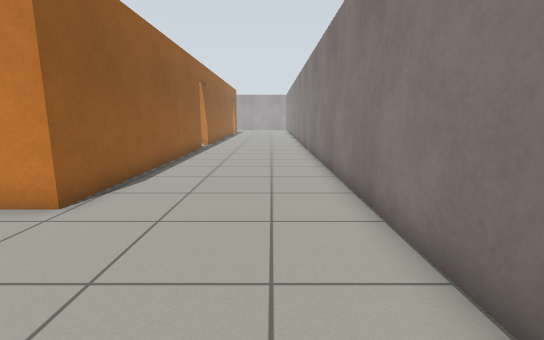
[1] (above)

20 first-person views from a walk through a Gazebo world. The camera is 0.9 m above the floor, tilts 10° down and sees 85° across. The floor is counted in squares, 0.5 m on a side. Each view is taken from the middle of a square. On the plan, view 1 faces up. The plan holds only what a view shows up to about 16 squares ahead; the rest is blank. The place goes on beyond the plan. Simple patterns stand in for the simulator's built-in surfaces.

[2]
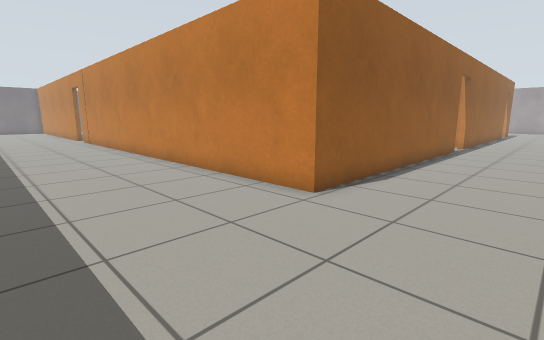

[3]
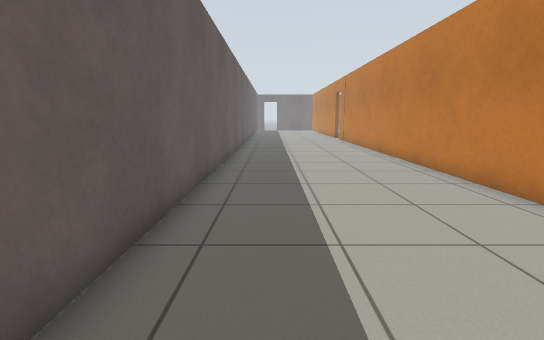

[4]
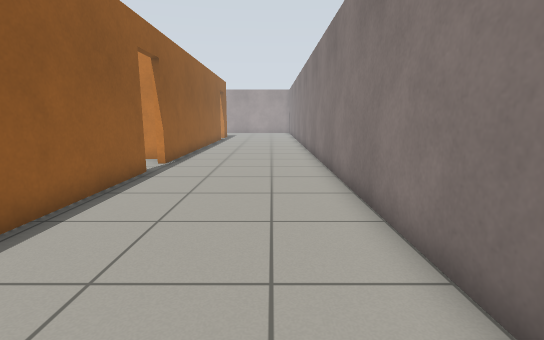

[5]
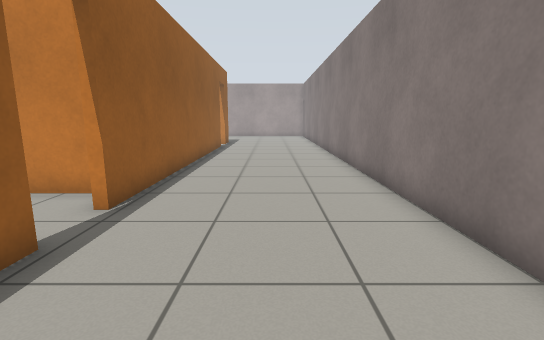

[6]
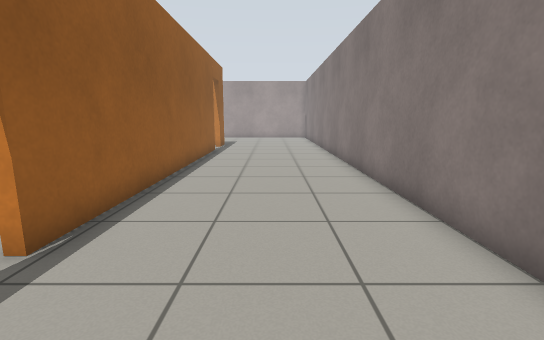

[7]
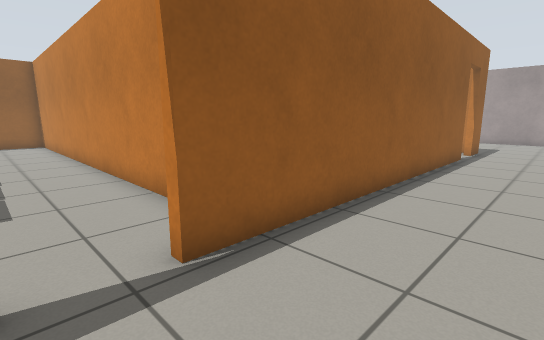

[8]
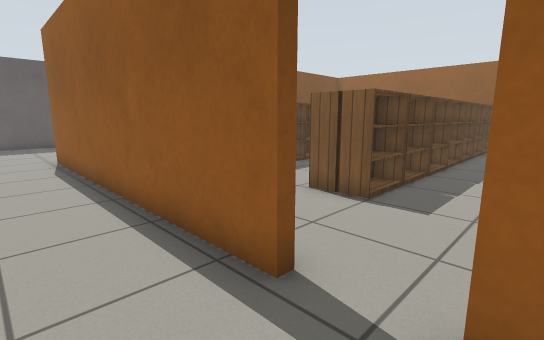

[9]
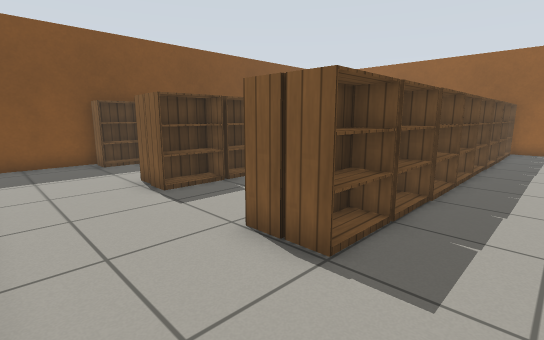

[10]
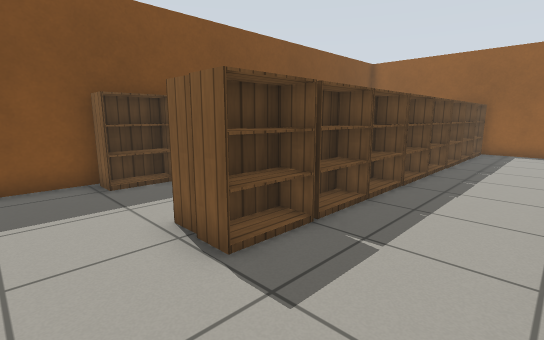

[11]
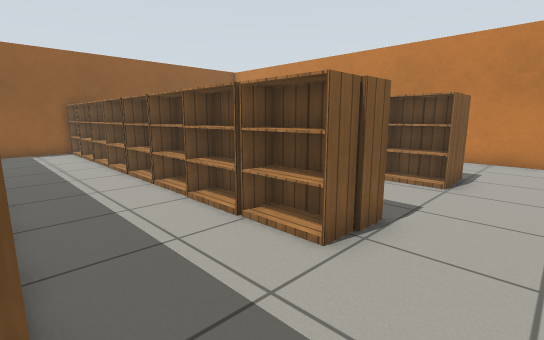

[12]
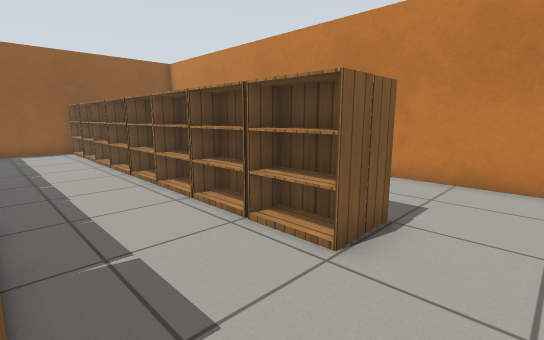

[13]
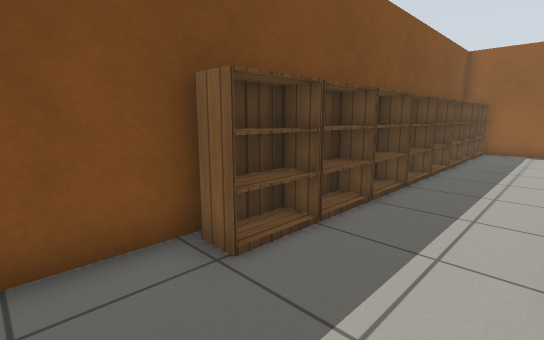

[14]
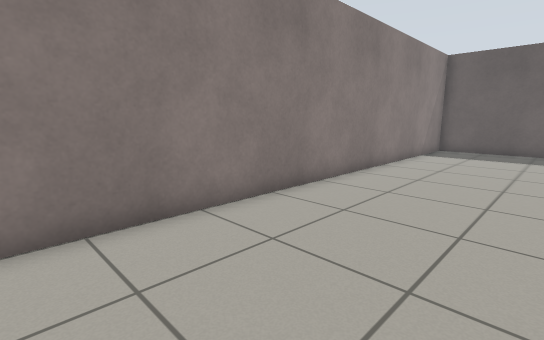

[15]
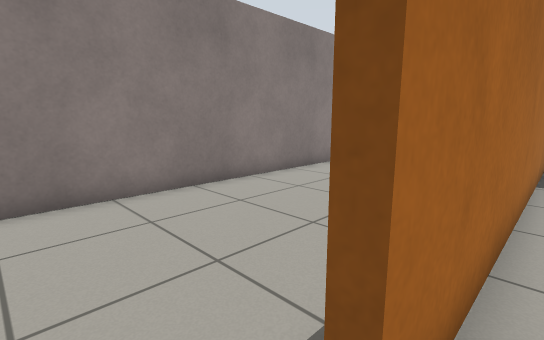

[16]
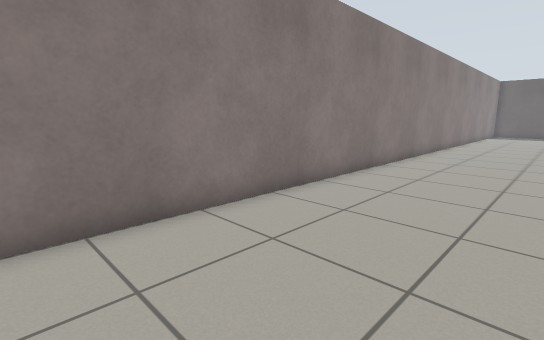

[17]
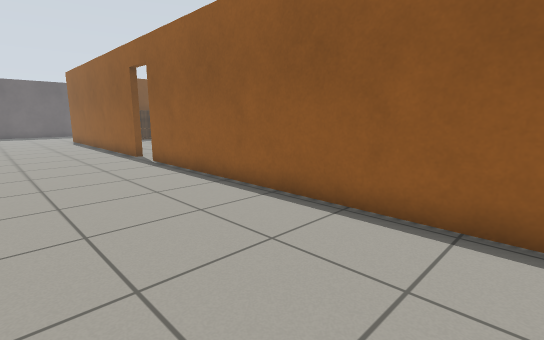

[18]
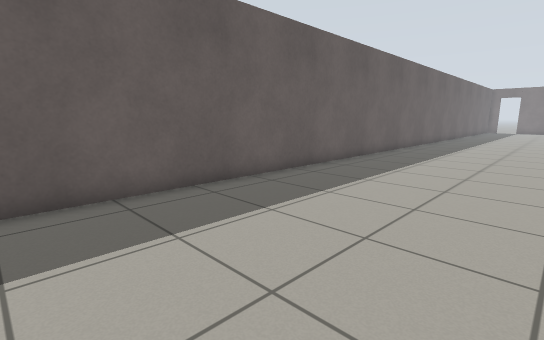

[19]
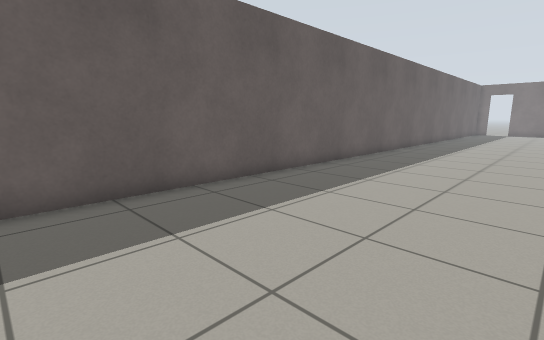

[20]
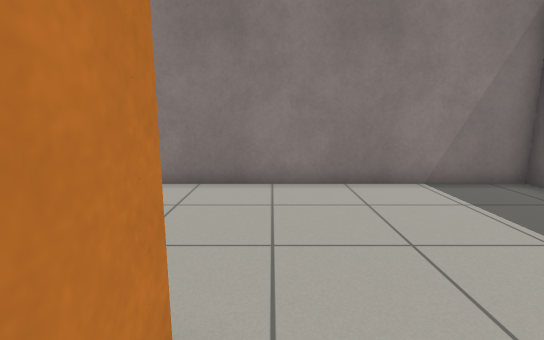

### Floor plan
Points are (right, up) in squares from view 1. A wall is a line through its corners. A room is listed if a view was taken in it or the views show most of it. See-through windows are left out.
Room 1 (views 1, 2, 3, 4, 5, 6, 7, 8, 14, 16, 17, 18, 19, 20)
walls: (-4.2, 17.8) (-4.2, 5.7) (-17.7, 5.7); (-22.4, -2) (2, -2) (2, 32.5); (-4.2, 32.5) (-4.2, 19.6)
ways out: open door at (-4, 18.5) to room 2
Room 2 (views 9, 10, 11, 12, 13, 15)
walls: (-23.7, 18.2) (-23.7, 6) (-5.4, 6); (-5, 21) (-21.4, 21); (-4.5, 7) (-4.5, 17.8)
ways out: open door at (-4, 18.5) to room 1
objects: bookshelf (-23, 7) to (-22, 7); bookshelf (-23, 10) to (-22, 11); bookshelf (-23, 12) to (-22, 12); bookshelf (-23, 15) to (-22, 15); bookshelf (-23, 16) to (-22, 17); bookshelf (-21, 7) to (-20, 7); bookshelf (-21, 10) to (-20, 10); bookshelf (-21, 11) to (-20, 12); bookshelf (-21, 15) to (-20, 15); bookshelf (-21, 16) to (-20, 17); bookshelf (-19, 7) to (-18, 7); bookshelf (-19, 10) to (-18, 11); bookshelf (-19, 12) to (-18, 12); bookshelf (-19, 15) to (-18, 16); bookshelf (-19, 17) to (-18, 17); bookshelf (-17, 7) to (-16, 7); bookshelf (-17, 10) to (-16, 11); bookshelf (-17, 12) to (-16, 12); bookshelf (-17, 15) to (-16, 15); bookshelf (-17, 16) to (-16, 17); bookshelf (-15, 7) to (-14, 7); bookshelf (-15, 10) to (-14, 11); bookshelf (-15, 12) to (-14, 12); bookshelf (-15, 15) to (-14, 16); bookshelf (-15, 17) to (-14, 17); bookshelf (-13, 7) to (-12, 7); bookshelf (-13, 10) to (-12, 11); bookshelf (-13, 12) to (-12, 12); bookshelf (-13, 15) to (-12, 16); bookshelf (-13, 17) to (-12, 17); bookshelf (-11, 7) to (-10, 7); bookshelf (-11, 10) to (-11, 11); bookshelf (-11, 12) to (-10, 12); bookshelf (-11, 15) to (-10, 16); bookshelf (-11, 17) to (-10, 17); bookshelf (-10, 10) to (-8, 11); bookshelf (-9, 7) to (-8, 7); bookshelf (-9, 12) to (-8, 12); bookshelf (-9, 15) to (-8, 16); bookshelf (-9, 17) to (-8, 17)

Positions as (right, up) in squares from view 1, and headings:
1: (0, 0), facing up
2: (0, 0), facing up-left
3: (0, 0), facing left
4: (0, 8), facing up
5: (-1, 14), facing up
6: (-1, 16), facing up
7: (-1, 18), facing up-left
8: (-2, 20), facing down-left
9: (-5, 19), facing down-left
10: (-6, 15), facing down-left
11: (-6, 7), facing up-left
12: (-6, 12), facing up-left
13: (-6, 10), facing down-left
14: (-3, 16), facing down-right
15: (-5, 19), facing down-right
16: (-3, 32), facing down-right
17: (1, 32), facing down-left
18: (0, 5), facing down-left
19: (-6, 5), facing down-left
20: (-6, 5), facing right
